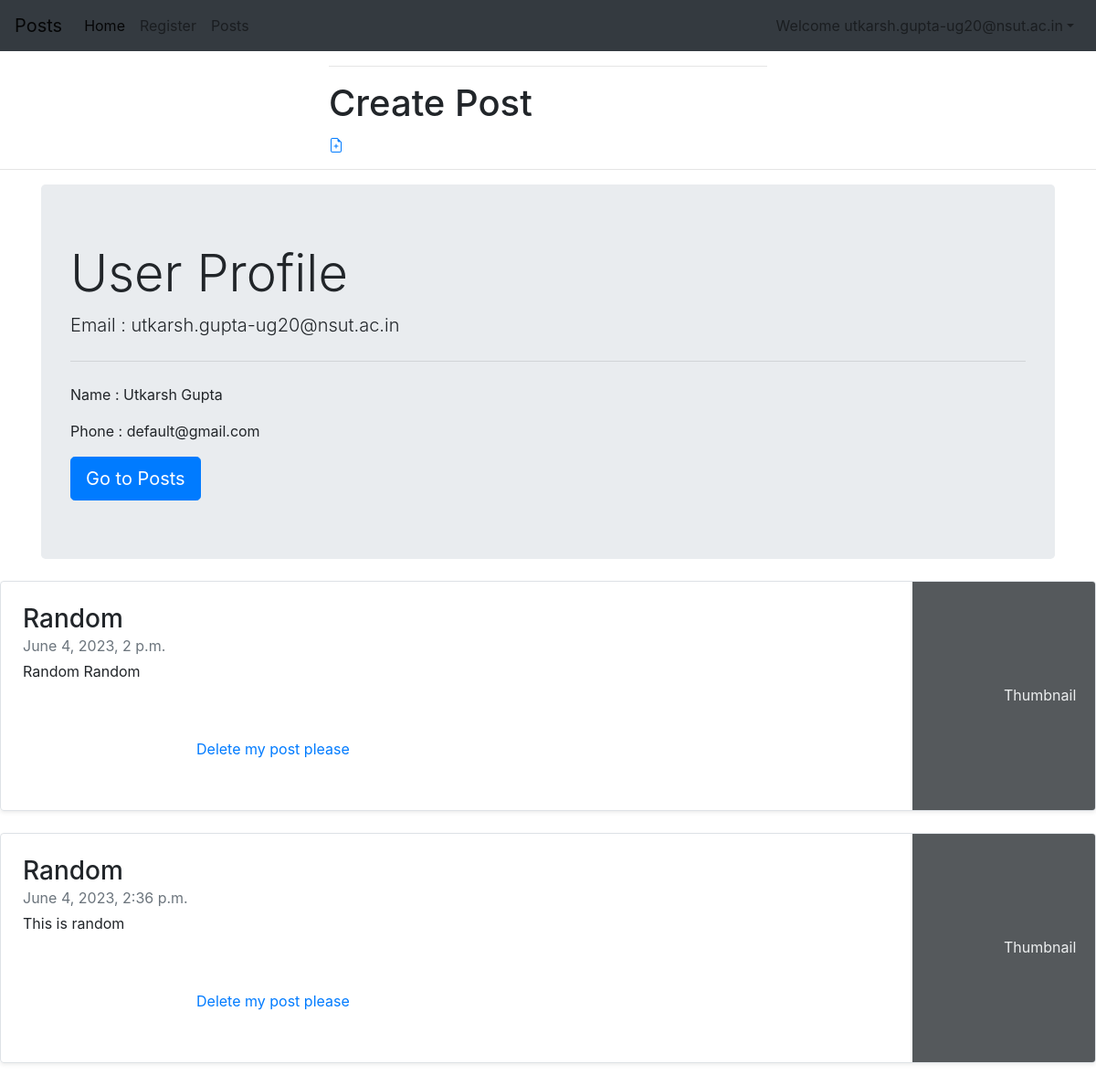
The page /posts/ (signed in) on the database its author committed.
### mainscreen/models.py (models this page shows)
class Post(models.Model):
    sno= models.AutoField(primary_key=True)
    title = models.CharField(max_length=255)
    description = models.CharField(max_length=200)
    user=models.ForeignKey(User, on_delete=models.PROTECT)
    timestamp= models.DateTimeField(default=now)
    is_deleted = models.BooleanField(default=False)

### mainscreen/views.py (the view)
# urls.py: path('', views.blogHome, name='blogHome'),
def blogHome(request):
    posts = Post.objects.all()
    print(posts)
    context = {'posts': posts}
    return render(request, 'blog/blogHome.html',context)

### templates/blog/blogHome.html (shortened to what this page needs)
{% extends 'base.html' %}
{%block body%}
{% if user.is_authenticated %}
<div style=" margin:auto ; width: 40%;">
<hr>
<h1>Create Post</h1>
{% endif %}
<a method="POST" style=" margin:auto; width:60%;" href="{% url 'postme' %}" class="top-menu">
</a>
</div>
<hr>
{% if user.is_authenticated %}
<div class="container">
    <div class="jumbotron my-3">
      <h1 class="display-4">User Profile</h1>
      <p class="lead">Email : {{user.get_username}}</p>
      <hr class="my-4">
      <p>Name : {{user.get_full_name}}</p>
      <p>Phone : {{user.email}}</p>
      <a class="btn btn-primary btn-lg" href="/posts" role="button">Go to Posts</a>
      </div>
    </div>
{% endif %}
    {% if request.user.is_superuser %}
        {% for post in posts %}
<div class="row no-gutters border rounded overflow-hidden flex-md-row mb-4 shadow-sm h-md-250 my-4 position-relative">
    <div class="col p-4 d-flex flex-column position-static">
        <h3 class="mb-0">{{post.title}}</h3>
        <div class="mb-1 text-muted">{{post.timestamp}}</div>
        <p class="card-text mb-auto">{{post.description}}</p>
        <div class="my-2">
            <a href="/blog/blogpost" role="button" class="btn btn-primary">Continue reading</a>
        </div>
         <a method="POST" style=" margin:auto; width:60%;" href="{% url 'delete_Post' sno=post.sno %}" class="top-menu">
            Delete my post please
       </a>
    </div>
    <div class="col-auto d-none d-lg-block">
        <svg class="bd-placeholder-img" width="200" height="250" xmlns={{post.image}} preserveAspectRatio="xMidYMid slice" focusable="false" role="img" aria-label="Placeholder: Thumbnail">
            <title>Placeholder</title>
            <rect width="100%" height="100%" fill="#55595c"></rect><text x="50%" y="50%" fill="#eceeef" dy=".3em">Thumbnail</text>
        </svg>
    </div>
</div>
        {% endfor %}
    {%elif request.user.is_authenticated %}
        {% for post in posts %}
            {% if request.user == post.user %}
                {% if not post.is_deleted %}
    <div class="row no-gutters border rounded overflow-hidden flex-md-row mb-4 shadow-sm h-md-250 my-4 position-relative">
        <div class="col p-4 d-flex flex-column position-static">
            <h3 class="mb-0">{{post.title}}</h3>
            <div class="mb-1 text-muted">{{post.timestamp}}</div>
            <p class="card-text mb-auto">{{post.description}}</p>
             <a method="POST" style=" margin:auto; width:60%;" href="{% url 'delete_Post' sno=post.sno %}" class="top-menu">
                Delete my post please
           </a>
        </div>
        <div class="col-auto d-none d-lg-block">
            <svg class="bd-placeholder-img" width="200" height="250" xmlns={{post.image}} preserveAspectRatio="xMidYMid slice" focusable="false" role="img" aria-label="Placeholder: Thumbnail">
                <title>Placeholder</title>
                <rect width="100%" height="100%" fill="#55595c"></rect><text x="50%" y="50%" fill="#eceeef" dy=".3em">Thumbnail</text>
            </svg>
        </div>
    </div>
                {% endif %}
            {% endif %}
        {% endfor %}
    {% else %}
    <br>
    <br>
    <div class="mb-1 text-muted">{{post.user}}</div>
    <h1 style="text-align: center;">Log Into Your Account to Create and See Posts </h1>
    {% endif %}
{%endblock body%}

### templates/base.html (shortened to what this page needs)
<!doctype html>
<html lang="en">
  <head>
    <link rel="stylesheet" href="https://cdn.jsdelivr.net/npm/bootstrap@4.3.1/dist/css/bootstrap.min.css">
  </head>
  <body>
        <nav class="navbar navbar-expand-lg navbar-light bg-dark">
            <a class="navbar-brand" href="/">Posts</a>
            <div class="collapse navbar-collapse" id="navbarSupportedContent">
              <ul class="navbar-nav mr-auto">
                <li class="nav-item active">
                  <a class="nav-link" href="/">Home <span class="sr-only">(current)</span></a>
                </li>
                <li class="nav-item">
                  <a class="nav-link" href="/about">Register</a>
                </li>
                <li class="nav-item">
                    <a class="nav-link" href="/posts">Posts</a>
                  </li>
              </ul>
              {% if user.is_authenticated%}
              <ul class="navbar-nav ml-auto">
                <li class="nav-item dropdown">
                <a class="nav-link dropdown-toggle" href='#' id="navbarDropdown" role="button" data-toggle="dropdown"> Welcome {{request.user}}</a>
                      </li>
                      </ul>
                      </div>
              {% endif %}
          </nav>
    {% block body%}
    {% endblock body%}
  </body>
</html>

### rows shown on the page
Post: title "Random", timestamp "June 4, 2023, 2 p.m.", description "Random Random"
Post: title "Random", timestamp "June 4, 2023, 2:36 p.m.", description "This is random"

### other values the page prints
{{ request.user }} "utkarsh.gupta-ug20@nsut.ac.in"
{{ user.get_username }} "utkarsh.gupta-ug20@nsut.ac.in"
{{ user.get_full_name }} "Utkarsh Gupta"
{{ user.email }} "default@gmail.com"
